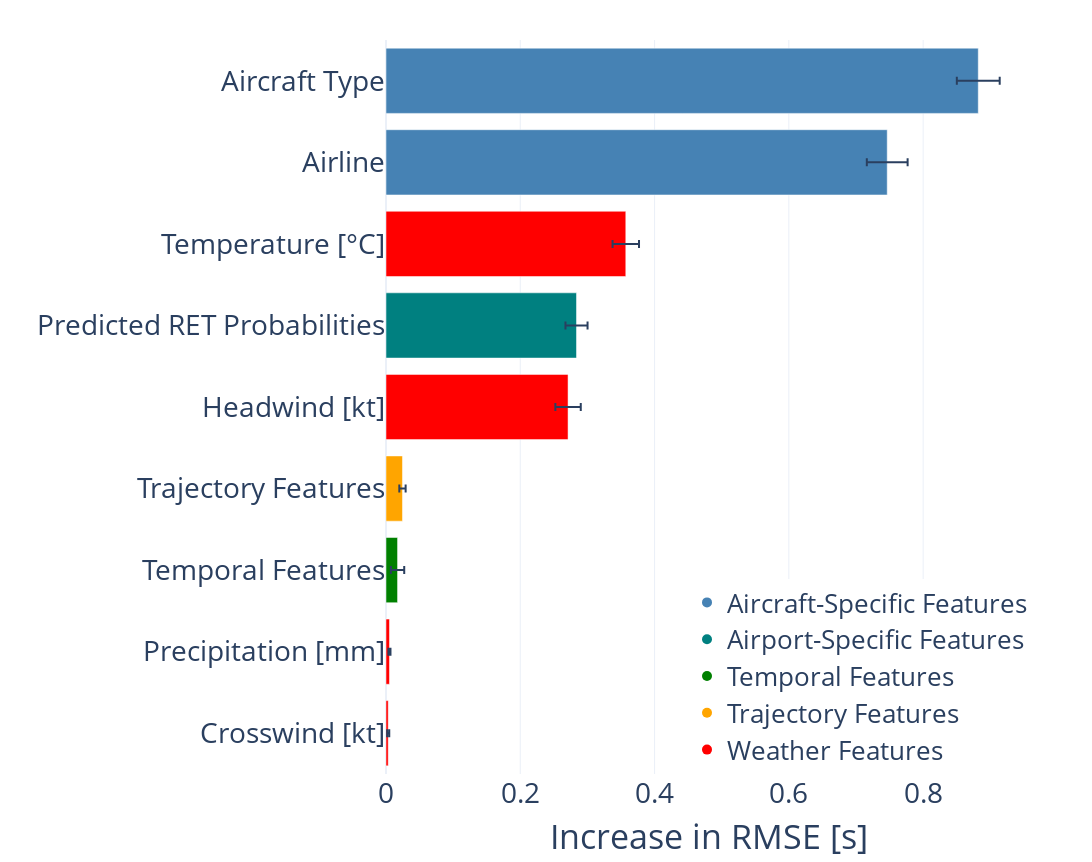

Source (notebook cell):
### Code cell
def plot_feature_importance_collapsed(
    importance: dict,
    cat_map: dict,
    collapse_categories=("Temporal Features", "Trajectory Features"),
    out_path=None
):
    """
    Collapse selected categories into single bars and show all other features individually.
    importance: {feature: {'mean': float, 'std': float}}
    cat_map:    {feature_name: category_name} (may be incomplete)
    """

    # Helper: robustly infer a category for a feature
    def _infer_category(feat: str) -> str:
        # 1) direct mapping
        if feat in cat_map:
            return cat_map[feat]

        # 2) temporal feature heuristics (sin/cos encodings, etc.)
        low = feat.lower()
        if low.startswith("hour") or low.startswith("day of week") or low.startswith("month"):
            return "Temporal Features"

        # 3) trajectory feature heuristics
        traj_keys = [
            "groundspeed", "geoa", "vertical rate", "distance to th",
            "groundspeed [kt]", "geoaltitude [ft]", "vertical rate [ft/min]"
        ]
        if any(k in low for k in traj_keys):
            return "Trajectory Features"

        return "Other"

    # Colors per category (with fallback)
    category_colors = {
        'Aircraft-Specific Features': 'steelblue',
        'Airport-Specific Features': 'teal',
        'Sequential Features': 'purple',
        'Temporal Features': 'green',
        'Trajectory Features': 'orange',
        'Weather Features': 'red',
        'Traffic intensity': 'purple',
        'Other': 'gray'
    }

    # Build DataFrame from importance dict
    rows = []
    for feat, stats in importance.items():
        rows.append({
            "Feature": feat,
            "Category": _infer_category(feat),
            "Mean": float(stats["mean"]),
            "Std": float(stats["std"])
        })
    df = pd.DataFrame(rows)

    # Collapse selected categories (sum of means; std via root-sum-of-squares)
    collapsed_rows = []
    for cat in collapse_categories:
        sub = df[df["Category"] == cat]
        if len(sub) == 0:
            continue
        collapsed_rows.append({
            "Feature": cat,
            "Category": cat,
            "Mean": sub["Mean"].sum(),
            "Std": np.sqrt((sub["Std"]**2).sum())
        })

    # Keep features not in the collapsed categories
    keep = df[~df["Category"].isin(collapse_categories)].copy()

    # Final frame: collapsed categories + individual features
    final_df = pd.concat([pd.DataFrame(collapsed_rows), keep], ignore_index=True)
    final_df = final_df.sort_values("Mean", ascending=False)
    final_df["Color"] = final_df["Category"].map(category_colors).fillna("gray")

    # Plotly bar chart
    fig = go.Figure(
        go.Bar(
            x=final_df["Mean"],
            y=final_df["Feature"],
            orientation='h',
            error_x=dict(type='data', array=final_df["Std"]),
            marker=dict(color=final_df["Color"]),
            name=''
        )
    )

    # Legend entries (dummy traces per category)
    for cat, color in category_colors.items():
        if (final_df["Category"] == cat).any():
            fig.add_trace(go.Scatter(
                x=[None], y=[None], mode='markers',
                marker=dict(size=10, color=color),
                showlegend=True, name=cat
            ))

    # Hide the real bar trace in legend
    fig.for_each_trace(lambda t: t.update(showlegend=False) if t.name == '' else None)

    fig.update_layout(
        xaxis=dict(title='Increase in RMSE [s]', title_font=dict(size=34), tickfont=dict(size=28)),
        yaxis=dict(title='', tickfont=dict(size=28), autorange='reversed'),
        margin=dict(l=250, r=60, t=40, b=60),
        showlegend=True,
        legend=dict(font=dict(size=26), x=1, y=0, xanchor="right", yanchor="bottom"),
        height=700 + len(final_df) * 18,
        width=1800,
        template='plotly_white'
    )

    if out_path:
        os.makedirs(os.path.dirname(out_path), exist_ok=True)
        fig.write_image(out_path, scale=5)

    fig.show()


# Plot
plot_feature_importance_collapsed(
    importance=combined_importance,
    cat_map=feature_category_mapping,
    collapse_categories=("Temporal Features", "Trajectory Features"),
    out_path="Plots/Feature_importance_plot_collapsed.pdf"
)

### Figure 1 — Plotly figure (JSON) as saved in the notebook; plotly's stock layout.template omitted (floating-point values rounded to 4 significant figures)
{"data": [{"error_x": {"array": [0.03193, 0.03039, 0.01968, 0.01644, 0.01892, 0.004709, 0.009926, 0.001509, 0.001558], "type": "data"}, "marker": {"color": ["steelblue", "steelblue", "red", "teal", "red", "orange", "green", "red", "red"]}, "name": "", "orientation": "h", "showlegend": false, "type": "bar", "x": [0.8821, 0.7465, 0.3571, 0.2837, 0.2712, 0.02454, 0.01721, 0.005164, 0.003301], "y": ["Aircraft Type", "Airline", "Temperature [°C]", "Predicted RET Probabilities", "Headwind [kt]", "Trajectory Features", "Temporal Features", "Precipitation [mm]", "Crosswind [kt]"]}, {"marker": {"color": "steelblue", "size": 10}, "mode": "markers", "name": "Aircraft-Specific Features", "showlegend": true, "type": "scatter", "x": [null], "y": [null]}, {"marker": {"color": "teal", "size": 10}, "mode": "markers", "name": "Airport-Specific Features", "showlegend": true, "type": "scatter", "x": [null], "y": [null]}, {"marker": {"color": "green", "size": 10}, "mode": "markers", "name": "Temporal Features", "showlegend": true, "type": "scatter", "x": [null], "y": [null]}, {"marker": {"color": "orange", "size": 10}, "mode": "markers", "name": "Trajectory Features", "showlegend": true, "type": "scatter", "x": [null], "y": [null]}, {"marker": {"color": "red", "size": 10}, "mode": "markers", "name": "Weather Features", "showlegend": true, "type": "scatter", "x": [null], "y": [null]}], "layout": {"height": 862, "legend": {"font": {"size": 26}, "x": 1, "xanchor": "right", "y": 0, "yanchor": "bottom"}, "margin": {"b": 60, "l": 250, "r": 60, "t": 40}, "showlegend": true, "width": 1800, "xaxis": {"tickfont": {"size": 28}, "title": {"font": {"size": 34}, "text": "Increase in RMSE [s]"}}, "yaxis": {"autorange": "reversed", "tickfont": {"size": 28}, "title": {"text": ""}}}}
